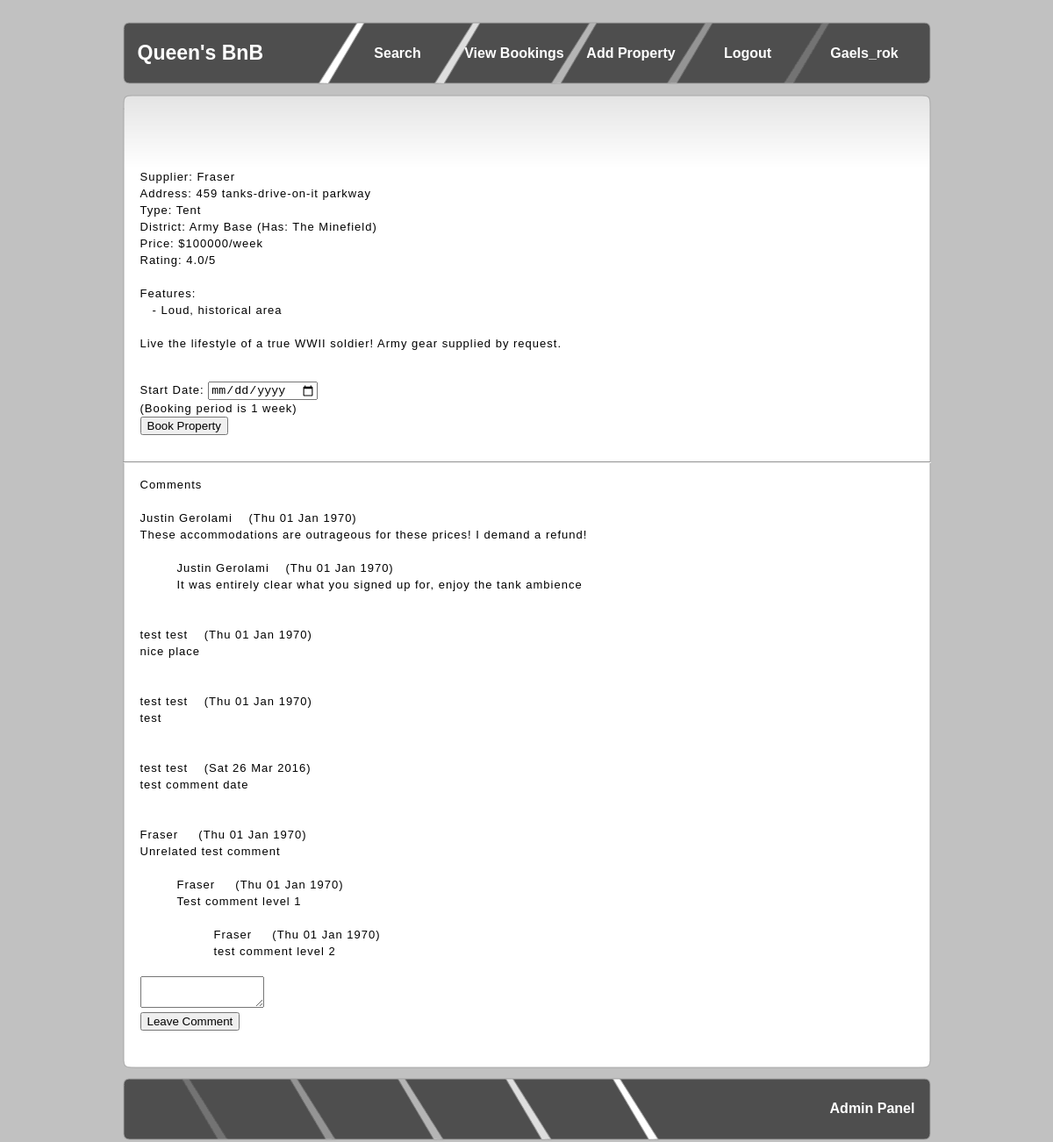
The app's page /viewlisting.php?pid=1 (signed in) with its own data.
### tables this page shows
CREATE TABLE `comment` (
  `Comment ID` int(11) NOT NULL,
  `Text` varchar(300) NOT NULL,
  `Rating` enum('1','2','3','4','5') DEFAULT NULL,
  `Date` int(11) NOT NULL,
  `Property` int(11) NOT NULL,
  `Member ID` int(11) NOT NULL,
  `Parent Comment` int(11) DEFAULT NULL
);

CREATE TABLE `member` (
  `Account Name` varchar(20) NOT NULL,
  `Email Address` varchar(50) NOT NULL,
  `Phone Number` varchar(15) DEFAULT NULL,
  `First Name` varchar(20) NOT NULL,
  `Last Name` varchar(20) NOT NULL,
  `Password` varchar(100) NOT NULL,
  `Member ID` int(11) NOT NULL,
  `Is_admin` tinyint(1) NOT NULL DEFAULT '0'
);

### session.php (called while the page is built, shortened)
<?php
if(isset($_SESSION['id'])){
	$userid = $_SESSION['id'];
}
?>

### viewlisting.php (the view, shortened to what this page needs)
<!DOCTYPE html>
<html xmlns="http://www.w3.org/1999/xhtml">
<head>
<link rel="stylesheet" type="text/css" href="style.css" />
</head>
<body>
<?php
 include("session.php");
?>
    <div id="page">
        <div id="header">
        	<?php include ("header.php"); ?>
        </div>
        <div id="main">
        	<div class="main_top">
            </div>
           	<div class="main_body">
<?php
if(isset($_GET['pid'])){
    	include_once 'sql.php';
        $query = "SELECT property.*, member.`First Name`, member.`Last Name`, district.`District Name` FROM property INNER JOIN member ON property.`Supplier ID` = member.`Member ID` INNER JOIN district ON property.District = district.`District ID` WHERE `Property ID`=?";
        if($stmt = $con->prepare($query)){
        	$stmt->bind_Param("s", $_GET['pid']);
		$stmt->execute();
		$result = $stmt->get_result();
		$num = $result->num_rows;
		if($num>0){
			$myrow = $result->fetch_assoc();
			$propertyOwner = $myrow['Supplier ID'];
			$query = "SELECT * FROM features NATURAL JOIN property_has WHERE `Property ID`=?";
        		$stmt = $con->prepare($query);
        		$stmt->bind_Param("s", $_GET['pid']);
       			$stmt->execute();
 			$features = $stmt->get_result();
			$query = "SELECT * FROM `point of interest` WHERE `District ID`=?";
        		$stmt = $con->prepare($query);
        		$stmt->bind_Param("s", $myrow['District']);
       			$stmt->execute();
 				$pois = $stmt->get_result();
				$noPois = $pois->num_rows;
			$query = "SELECT comment.*, member.`First Name`, member.`Last Name`, CONCAT(COALESCE(`Parent Comment`,''),`Comment ID`) as ord FROM comment NATURAL JOIN member WHERE Property=? ORDER BY ord";
        		$stmt = $con->prepare($query);
        		$stmt->bind_Param("s", $_GET['pid']);
       			$stmt->execute();
 			$comments = $stmt->get_result();
			$indent = "";
			$query = "SELECT AVG(rating) as avg FROM booking WHERE booking.`Property ID`=?";
        		$stmt = $con->prepare($query);
        		$stmt->bind_Param("s", $_GET['pid']);
       			$stmt->execute();
 			$rateresult = $stmt->get_result();
			$rating = $rateresult->fetch_assoc()['avg'];
			$indent = "";
			$query = "SELECT * FROM booking WHERE `Property ID`=? AND `Member ID`=?";
        		$stmt = $con->prepare($query);
        		$stmt->bind_Param("ss", $_GET['pid'],$userid);
       			$stmt->execute();
 			$bookings = $stmt->get_result();
			$noBookings = $bookings->num_rows;
		}
		else
		{
			die("Property not found");
		}
	}
 }
?>
		<p>Supplier: <?php echo $myrow['First Name'] . ' ' . $myrow['Last Name']; ?> <br>
		Address: <?php echo $myrow['Address']; ?> <br>
		Type: <?php echo $myrow['Type']; ?> <br>
		District: <?php echo $myrow['District Name'];
						if($noPois > 0) {
							$has = array();
							while($row = $pois->fetch_assoc()) {
								$has[] = $row['Name'];
							}
							echo (" (Has: " . implode(", ",$has) . ")");
						}
					?> <br>
		Price: <?php echo '$'.$myrow['Price'] .'/week'; ?> <br>
		Rating: <?php if($rating != ""){
				echo number_format($rating,1) .'/5';
			      }
			      else{
				echo('Not rated');
			      }
			?> <br><br>
		Features: <br> <?php while($row = $features->fetch_assoc()) {
					  echo ('&emsp;- ' . $row['Feature Name'] . '<br>');
				     }
				     if(!empty($myrow['Other Features'])) {
				     	echo ('&emsp;- ' . $myrow['Other Features'] . '<br>');
				     }
			       ?> <br>
		<?php echo $myrow['Description']; ?> <br><br>
		<?php if($userid != $propertyOwner){ ?>
		<form name='book' id='book' action='book.php' method='get'>
		<input type="hidden" name="pid" value=<?php echo $myrow['Property ID']; ?> ><p>
		Start Date: <input type="date" name="date"><br>
		(Booking period is 1 week)<br>
		<input type='submit' value='Book Property' /></p>
                </form>
		<?php } ?>
		</p>
		<hr><br>
		<form name='reply' id='reply' action='viewlisting.php?pid= <?php echo $myrow['Property ID']; ?>' method='post'>
		<p>
		Comments<br>
		<?php while($row = $comments->fetch_assoc()) {
				if($row['Parent Comment'] != ""){
					$indent .= '&emsp;&emsp;&emsp;';
				}
				else{
					echo '<br>';
					$indent = "";
				}
					 $datestring = date('D',$row['Date']) . ' ' . date('d',$row['Date']) . ' ' . date('M',$row['Date']) . ' ' . date('o',$row['Date']);
					 echo ($indent . $row['First Name'] . ' ' . $row['Last Name'] . '&emsp; (' . $datestring . ')<br>' );
					 echo ($indent .$row['Text'] . '<br>');
					 echo('<br>');
			}
			if($noBookings > 0){
				echo ("<textarea name='text' rows='2' cols='15'></textarea> <br><input type='submit' name='Submit' value='Leave Comment' />");
			}
		?>
		</p>
		</form>
		 </div>
           	<div class="main_bottom"></div>
        </div>
        <?php include("footer.php"); ?>
        </div>
</body>
</html>

### style.css (style rules this page uses)
html, body { text-align: center; }
p { text-align: left; }
body { margin: 0; padding: 0; background: #C1C1C1; background-image:url(images/background.png) text-align: left; font-family: "Trebuchet MS", Arial, Helvetica, sans-serif; font-size: 13px; color: #F1F5F8; }
* { margin: 0 auto 0 auto; }
#main { margin-top:10px; margin-bottom:10px; text-align: left; }
#main .main_top { height:85px; width:921px; background-image:url(images/main_top.png); background-repeat:no-repeat; text-align:left; }
#main .main_body { padding-left:0px; height:auto; width:921px; background-image:url(images/main_body.png); background-repeat:repeat-y; color:#000000; padding-bottom:20px; text-align: left; }
#main .main_body p { line-height:19px; letter-spacing:1px; padding-bottom:15px; padding-left:20px; padding-right:20px; text-align: left; }
#main .main_bottom { height:8px; width:921px; background-image:url(images/main_bottom.png); background-repeat:no-repeat; text-align: left; }
#page { margin: 0 auto 0 auto; margin-top:25px; display: block; height:auto; position: relative; overflow: hidden; width: 921px; }
#header { background-image:url(images/header.png); background-repeat:no-repeat; width:921px; height:72px; text-align: left; }

### records on screen
comment: Member ID "Justin", Member ID "Gerolami", Text "These accommodations are outrageous for these prices! I demand a refund!"
comment: Member ID "Justin", Member ID "Gerolami", Text "It was entirely clear what you signed up for, enjoy the tank ambience"
comment: Member ID "test", Text "nice place"
comment: Member ID "test", Text "test"
comment: Member ID "test", Text "test comment date"
comment: Member ID "Fraser", Text "Unrelated test comment"
comment: Member ID "Fraser", Text "Test comment level 1"
comment: Member ID "Fraser", Text "test comment level 2"

### other values on screen
$accountname "Gaels_rok"
$myrow['First Name'] "Fraser"
$myrow['Address'] "459 tanks-drive-on-it parkway"
$myrow['Type'] "Tent"
$myrow['District Name'] "Army Base"
implode(", ",$has) "The Minefield"
$myrow['Price'] "100000"
$rating "4.0"
$myrow['Other Features'] "Loud, historical area"
$myrow['Description'] "Live the lifestyle of a true WWII soldier! Army gear supplied by request."
